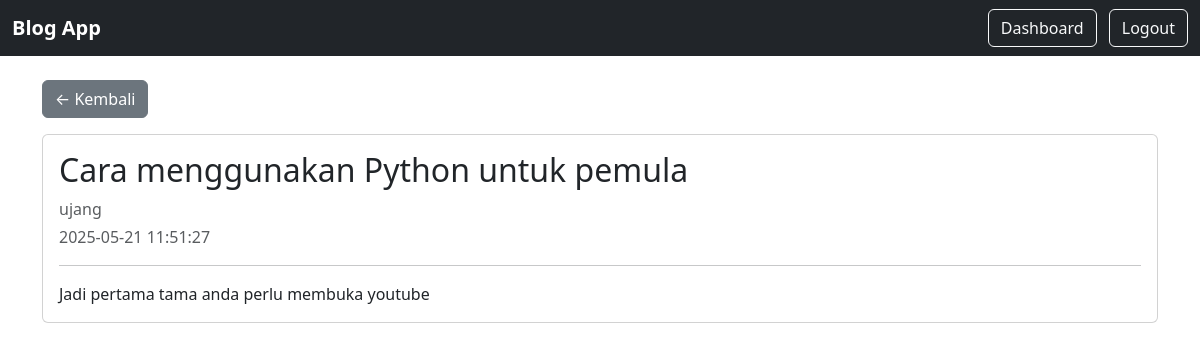
Screenshot of /post.php?id=3 with the database file from the repository.
### tables this page shows
CREATE TABLE `posts` (
  `id` int NOT NULL,
  `user_id` int NOT NULL,
  `category_id` int NOT NULL,
  `title` varchar(255) NOT NULL,
  `content` varchar(1000) NOT NULL,
  `created_at` datetime DEFAULT CURRENT_TIMESTAMP
);

CREATE TABLE `users` (
  `id` int NOT NULL,
  `fullname` varchar(255) NOT NULL,
  `email` varchar(255) NOT NULL,
  `password` varchar(255) NOT NULL
);

### post.php (the view, shortened to what this page needs)
<?php
require 'db.php';
$id = intval($_GET['id']);
$stmt = $conn->prepare("SELECT posts.title, posts.content, posts.created_at, users.Fullname AS author
                        FROM posts
                        JOIN users ON posts.user_id = users.id
                        WHERE posts.id = ?");
$stmt->bind_param("i", $id);
$stmt->execute();
$result = $stmt->get_result();
$post = $result->fetch_assoc();
?>
<!DOCTYPE html>
<html lang="id">
<head>
    <link href="https://cdn.jsdelivr.net/npm/bootstrap@5.3.0/dist/css/bootstrap.min.css" rel="stylesheet">
</head>
<body>
<nav class="navbar navbar-dark bg-dark">
    <div class="container-fluid">
        <a class="navbar-brand fw-bold" href="index.php">Blog App</a>
        <div>
            <a href="dashboard.php" class="btn btn-outline-light me-2">Dashboard</a>
            <a href="logout.php" class="btn btn-outline-light">Logout</a>
        </div>
    </div>
</nav>
<div class="container mt-4">
    <a href="index.php" class="btn btn-secondary mb-3">← Kembali</a>
    <div class="card">
        <div class="card-body">
            <h2 class="card-title"><?= htmlspecialchars($post['title']) ?></h2>
            <p class="card-text text-muted mb-1"><?= htmlspecialchars($post['author']) ?></p>
            <p class="text-muted"><?= htmlspecialchars($post['created_at']) ?></p>
            <hr>
            <p class="card-text"><?= nl2br(htmlspecialchars($post['content'])) ?></p>
        </div>
    </div>
</div>
</body>
</html>

### rows the page displays
posts: title "Cara menggunakan Python untuk pemula", user.fullname "ujang", created_at "2025-05-21 11:51:27", content "Jadi pertama tama anda perlu membuka youtube"
